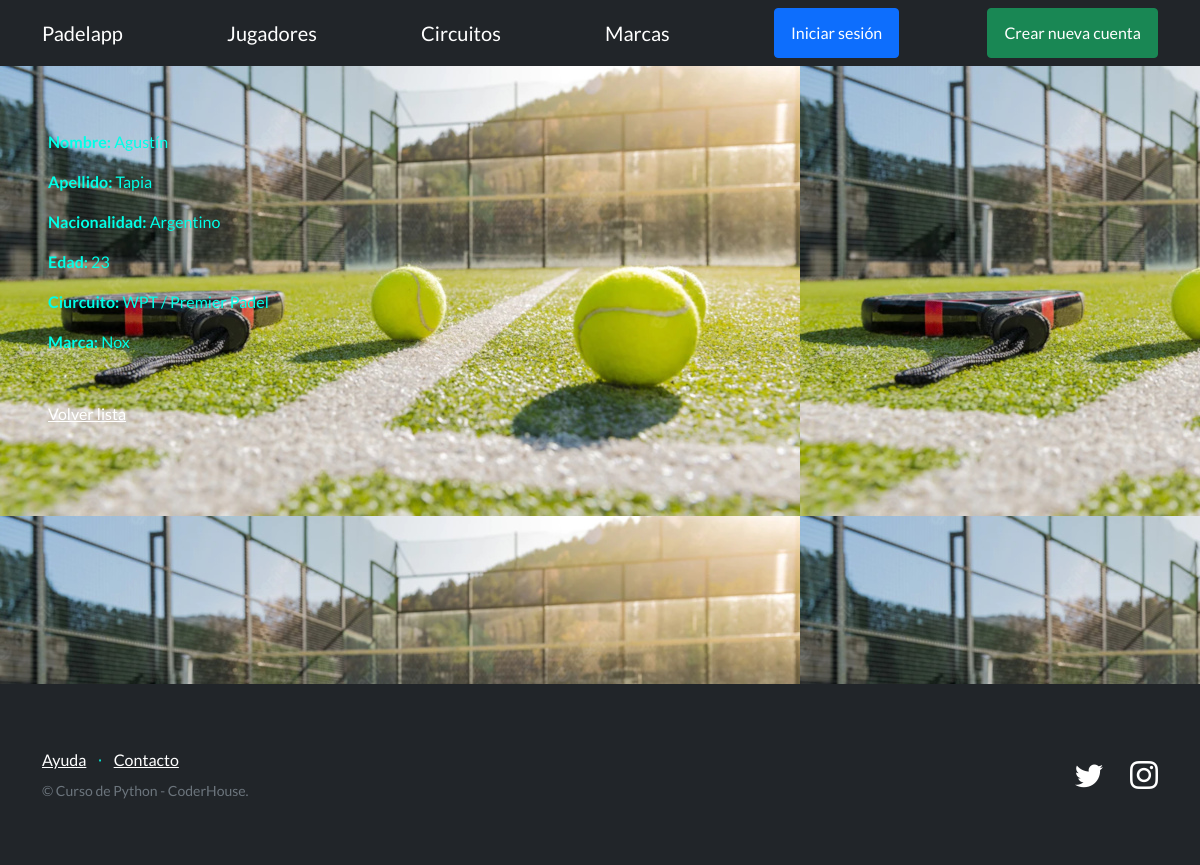
The app's page /PadelApp/ver_jugadores/3/ with its own data.
### PadelApp/models.py (models this page shows, shortened)
class Jugadores(models.Model):
    nombre =  models.CharField(max_length=64)
    apellido =  models.CharField(max_length=64)
    nacionalidad =  models.CharField(max_length=64)
    edad = models.IntegerField()
    circuito = models.CharField(max_length=64)
    marca = models.CharField(max_length=64, blank=True)
    creador = models.ForeignKey(User, on_delete=models.SET_NULL, null=True)

### PadelApp/views.py (the view)
# urls.py: path("ver_jugadores/<int:pk>/", JugadorDetailView.as_view(), name="detalle_jugador" ),
class JugadorDetailView(DetailView):
    model = Jugadores
    success_url = reverse_lazy('listar_jugadores')

### PadelApp/templates/PadelApp/jugadores_detail.html
{% extends "PadelApp/base2.html" %}
{% block contenido %}
<p>
  <strong>Nombre:</strong> {{object.nombre}}
</p>
<p>
  <strong>Apellido:</strong> {{object.apellido}}
</p>
<p>
  <strong>Nacionalidad:</strong> {{object.nacionalidad}}
</p>
<p>
  <strong>Edad:</strong> {{object.edad}}
</p>
<p>
    <strong>Ciurcuito:</strong> {{object.circuito}}
</p>
<p>
    <strong>Marca:</strong> {{object.marca}}
<br>
<br>
<br>
<a href="{% url 'listar_jugadores' %}">Volver lista</a>
{% endblock contenido %}

### PadelApp/templates/PadelApp/base2.html (style rules this page uses)
body { height: 100vh; background-image: url('/static/cancha.jpeg'); background-size: cover; background-position: center; }

### records on screen
Jugadores: nombre "Agustín", apellido "Tapia", nacionalidad "Argentino", edad "23", circuito "WPT / Premier Padel", marca "Nox"
